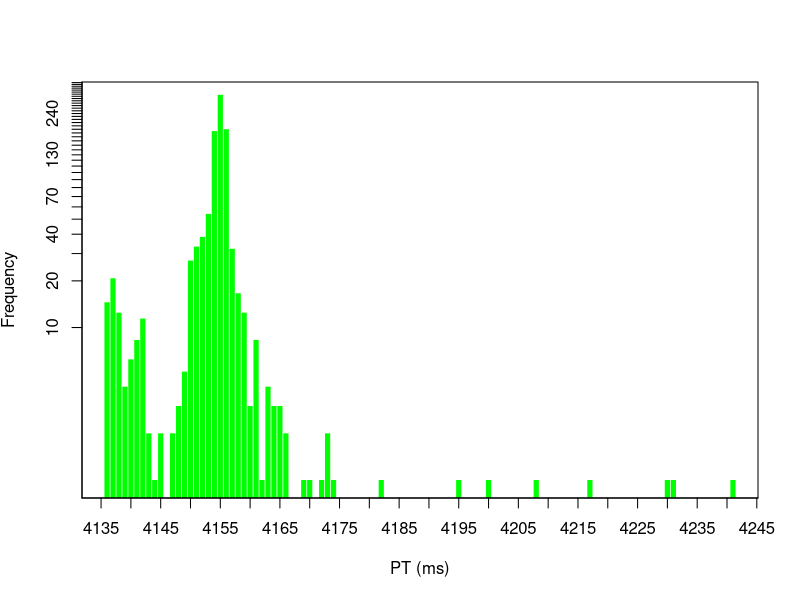
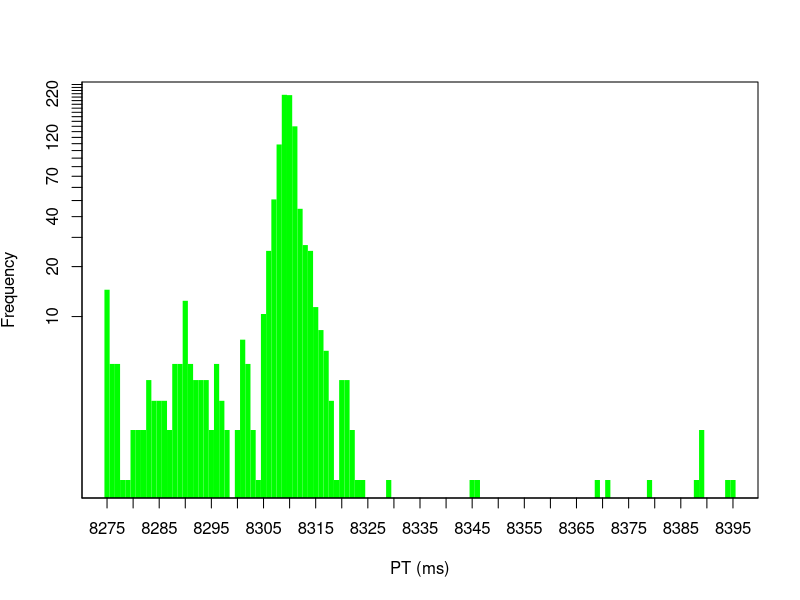
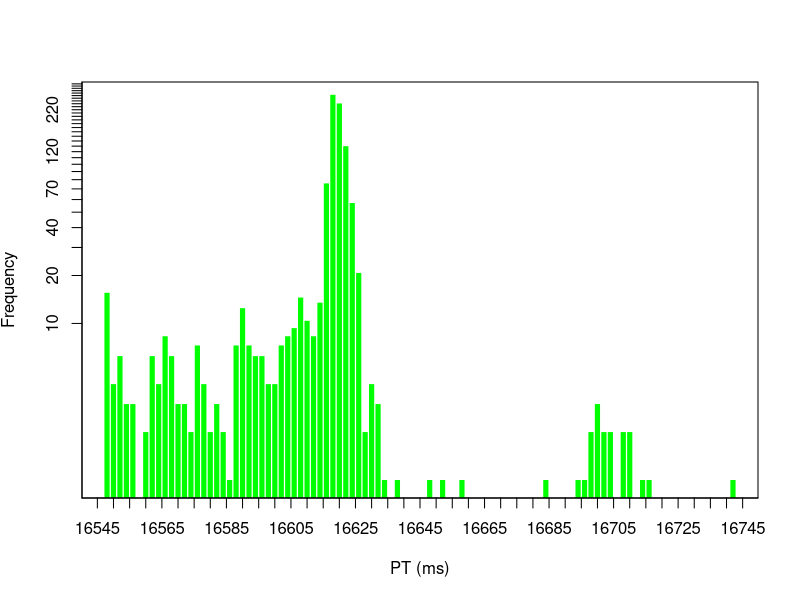
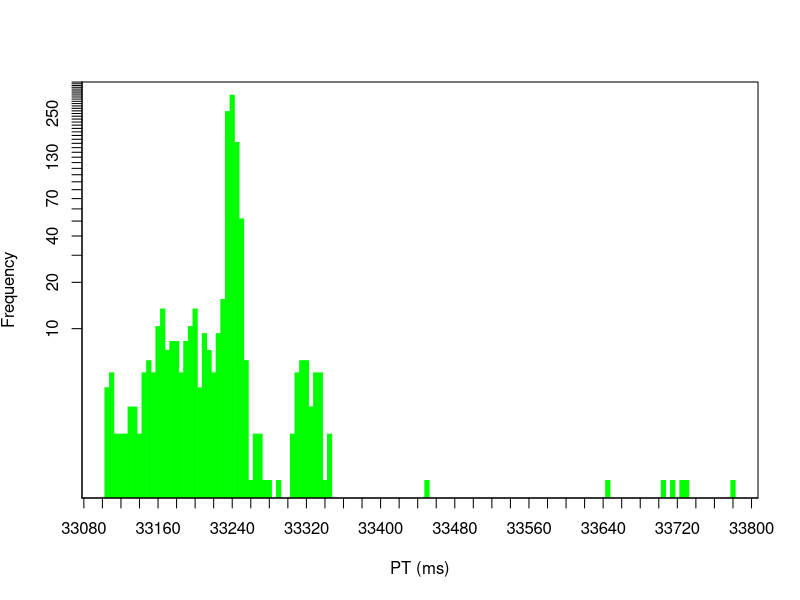

R code for these plots, in order:
x = read.csv(file="4_sec.dat",head=TRUE,sep="\t")
setEPS()
h = hist(x$PRTIME, breaks = 100, plot=F)
postscript("4_sec_pt_hist.eps")
counts = h$counts
breaks = h$breaks[0:(length(h$breaks)-1)]
plot(breaks, counts, xaxt='n', yaxt='n', col="green", log='y', type='h', lwd=5, lend=2, main='', xlab='PT (ms)', ylab=expression('Frequency'))
delta=max(breaks)-min(breaks)
xaxtl <- seq(0,ceiling(max(breaks)+delta/2),by=(ceiling((delta/2)/100)*5))
axis(side=1, at=xaxtl, labels=xaxtl)
axt <- seq(0,1000,by=10)
axis(side=2, at=axt, labels=axt)
dev.off()

x = read.csv(file="8_sec.dat",head=TRUE,sep="\t")
setEPS()
h = hist(x$PRTIME, breaks = 100, plot=F)
postscript("8_sec_pt_hist.eps")
counts = h$counts
breaks = h$breaks[0:(length(h$breaks)-1)]
plot(breaks, counts, xaxt='n', yaxt='n', col="green", log='y', type='h', lwd=5, lend=2, main='', xlab='PT (ms)', ylab=expression('Frequency'))
delta=max(breaks)-min(breaks)
xaxtl <- seq(0,ceiling(max(breaks)+delta/2),by=(ceiling((delta/2)/100)*5))
axis(side=1, at=xaxtl, labels=xaxtl)
axt <- seq(0,1000,by=10)
axis(side=2, at=axt, labels=axt)
dev.off()


x = read.csv(file="16_sec.dat",head=TRUE,sep="\t")
setEPS()
h = hist(x$PRTIME, breaks = 100, plot=F)
postscript("16_sec_pt_hist.eps")
counts = h$counts
breaks = h$breaks[0:(length(h$breaks)-1)]
plot(breaks, counts, xaxt='n', yaxt='n', col="green", log='y', type='h', lwd=5, lend=2, main='', xlab='PT (ms)', ylab=expression('Frequency'))
delta=max(breaks)-min(breaks)
xaxtl <- seq(0,ceiling(max(breaks)+delta/2),by=(ceiling((delta/2)/100)*5))
axis(side=1, at=xaxtl, labels=xaxtl)
axt <- seq(0,1000,by=10)
axis(side=2, at=axt, labels=axt)
dev.off()

x = read.csv(file="32_sec.dat",head=TRUE,sep="\t")
setEPS()
h = hist(x$PRTIME, breaks = 100, plot=F)
postscript("32_sec_pt_hist.eps")
counts = h$counts
breaks = h$breaks[0:(length(h$breaks)-1)]
plot(breaks, counts, xaxt='n', yaxt='n', col="green", log='y', type='h', lwd=5, lend=2, main='', xlab='PT (ms)', ylab=expression('Frequency'))
delta=max(breaks)-min(breaks)
xaxtl <- seq(0,ceiling(max(breaks)+delta/2),by=(ceiling((delta/2)/100)*5))
axis(side=1, at=xaxtl, labels=xaxtl)
axt <- seq(0,1000,by=10)
axis(side=2, at=axt, labels=axt)
dev.off()
